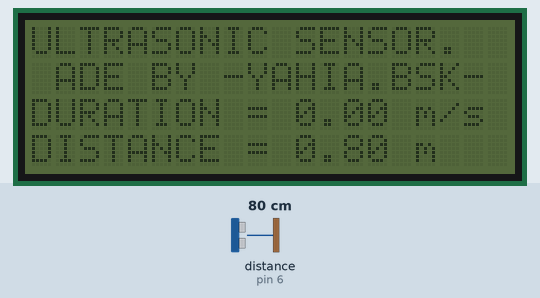
Recording of a sketch running on a simulated Arduino Uno, built with avr-gcc and run on an emulated ATmega328P. Shown: 20×4 character LCD. Wiring (inferred from the names in the program): ultrasonic range finder: trigger pin 7; echo pin 6. The test bench sets the inputs (shaded band); at power-on: distance to the obstacle (sensor on pin 6) 80 cm. The echo pulse lasts 58.3 µs per cm.

Above: at 1.3 s.
1.4 s: distance to the obstacle (sensor on pin 6) set to 2 cm
At 2.6 s:
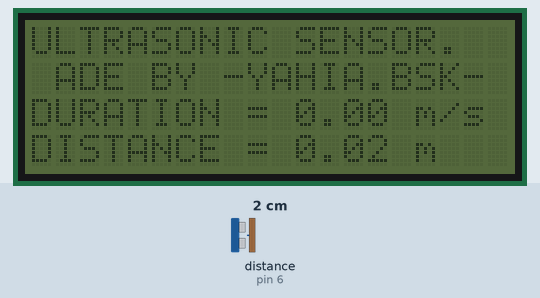
2.9 s: distance to the obstacle (sensor on pin 6) set to 4 cm
At 4.0 s:
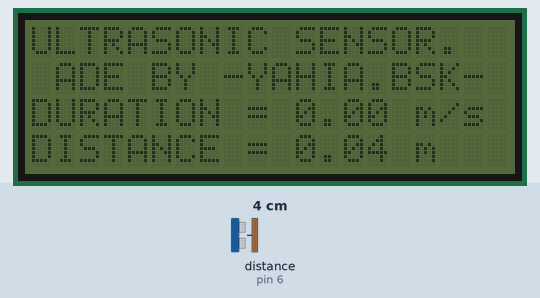
4.4 s: distance to the obstacle (sensor on pin 6) set to 9 cm
At 5.3 s:
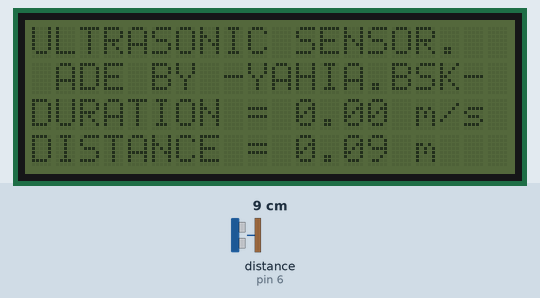
Timing chart, 0 to 7.4 s (numbered marks = the images above; inputs shaded):
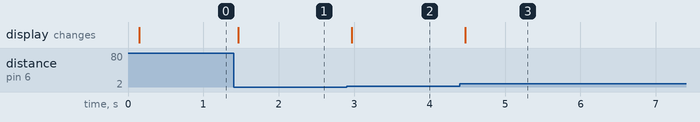

The sketch:

sketch_sep29a.ino
```cpp
//library call
#include <LiquidCrystal_I2C.h>
#include <Wire.h>

//connect to the lcd by the i2c ship
LiquidCrystal_I2C lcd(0x20, 20,4);
//the ultrasonic pins definition
int trigPin = 7;
int echoPin = 6;


void setup() {

  //static prints in the lcd
  lcd.init();
  lcd.setCursor(0, 0);
  lcd.println("ULTRASONIC SENSOR.");
  lcd.setCursor(0, 1);
  lcd.println("MADE BY -YAHIA.BSK-");
  //determine which pin is a reciever and which is sender
  pinMode(trigPin, OUTPUT);
  pinMode(echoPin, INPUT);

}

void loop() {

  //send a signal every 10µs and stop it every 2µs
  //and the time between the both moments is what we recieve to determine the duration
  digitalWrite(trigPin, 1);
  delayMicroseconds(10);
  digitalWrite(trigPin, 0);
  delayMicroseconds(2);
  //waiting for the received signals when available
  //if the echoPin received a high digital signal start counting the duration
  //then change the duration we recieved(cm/µs) to a distance
  //by converting it to meter per second(*10e-2*10e-6) multiplied the sound speed(343m/s) then devided by 2
  long duration_recieved = pulseIn(echoPin, 1);
  float distance = ( (duration_recieved*(10e-6))*(10e-2) )*343/2;
  //print the results on the lcd
  lcd.setCursor(0, 2);
  lcd.print("DURATION = "); lcd.print((duration_recieved*(10e-6))*(10e-2)); lcd.println(" m/s");
  lcd.setCursor(0, 3);
  lcd.print("DISTANCE = "); lcd.print(distance); lcd.println(" m");

}
```

Measured:
- after the input at 1.4 s, the display: changes after 0.06 s (image 1)
- after the input at 2.9 s, the display: changes after 0.07 s (image 2)
- after the input at 4.4 s, the display: changes after 0.07 s (image 3)
